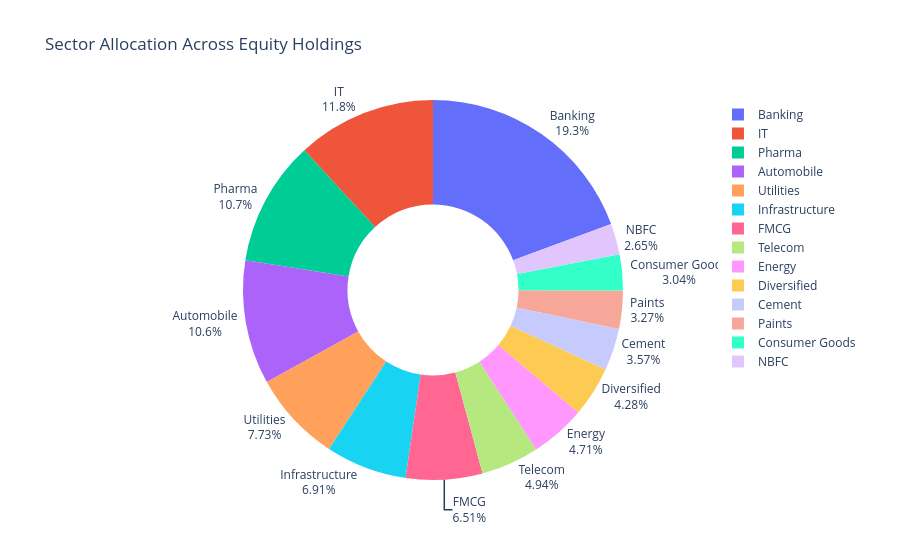

The notebook cell this image was saved under:
### Markdown cell above
### Plot

### Code cell
fig = px.pie(
    sector_allocation, names="sector", values="market_value_cr",
    title="Sector Allocation Across Equity Holdings", hole=0.45
)
fig.update_traces(textinfo="percent+label", textposition="outside")
fig.show()
#fig.write_image(str(FIG_DIR / "09_sector_donut.png"), width=900, height=700, scale=2)

### Figure 1 — Plotly figure (JSON) as saved in the notebook; plotly's stock layout.template omitted (floating-point values rounded to 4 significant figures)
{"data": [{"domain": {"x": [0, 1], "y": [0, 1]}, "hole": 0.45, "hovertemplate": "sector=%{label}<br>market_value_cr=%{value}<extra></extra>", "labels": ["Banking", "IT", "Pharma", "Automobile", "Utilities", "Infrastructure", "FMCG", "Telecom", "Energy", "Diversified", "Cement", "Paints", "Consumer Goods", "NBFC"], "legendgroup": "", "name": "", "showlegend": true, "textinfo": "percent+label", "textposition": "outside", "type": "pie", "values": [62840.0, 38480.0, 34610.0, 34300.0, 25110.0, 22430.0, 21150.0, 16050.0, 15290.0, 13900.0, 11610.0, 10610.0, 9860.0, 8615.0]}], "layout": {"legend": {"tracegroupgap": 0}, "title": {"text": "Sector Allocation Across Equity Holdings"}}}
